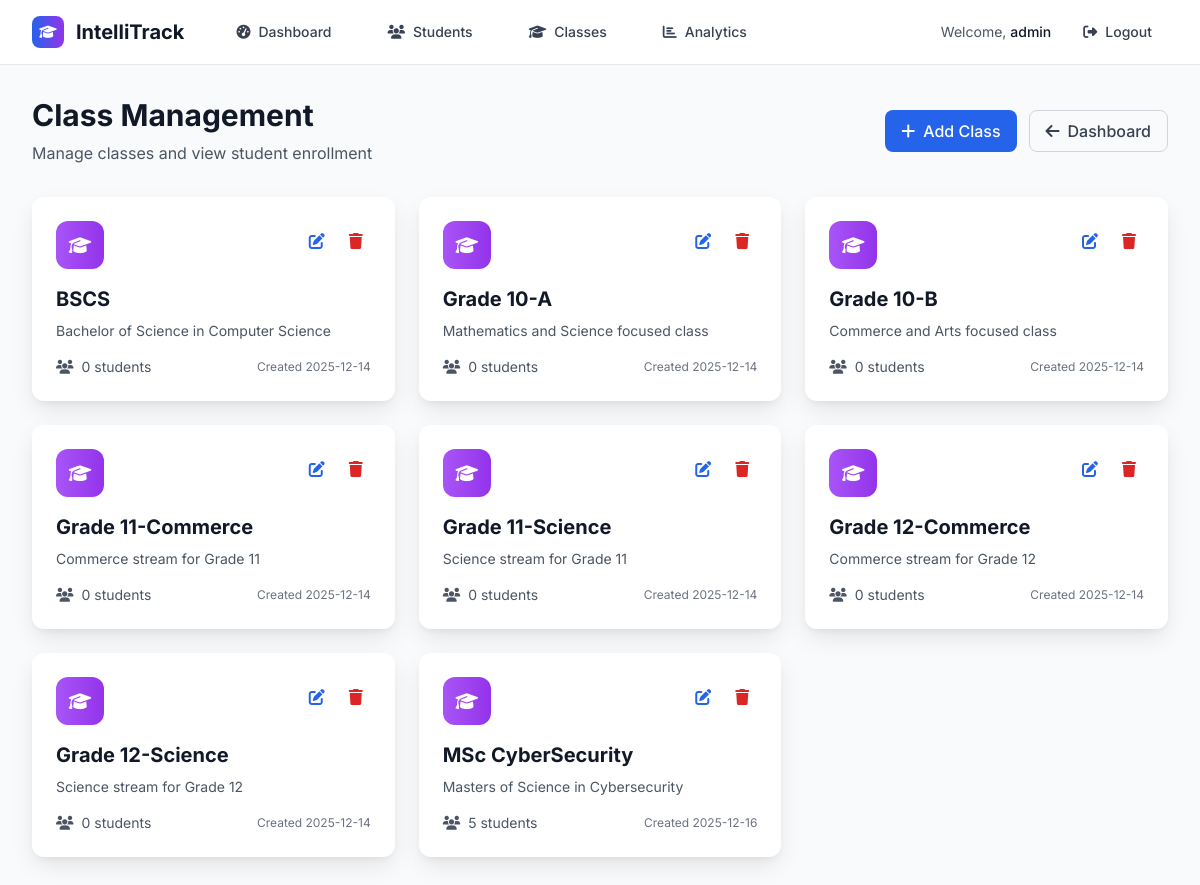
Page /classes (signed in) on the committed database.
### tables this page shows
CREATE TABLE classes (
            id INTEGER PRIMARY KEY AUTOINCREMENT,
            name TEXT UNIQUE NOT NULL,
            description TEXT,
            created_at TIMESTAMP DEFAULT CURRENT_TIMESTAMP
        );

### backend/routes.py (the view)
    @app.route('/classes')
    @login_required
    def view_classes():
        conn = get_db_connection()
        sort_by = request.args.get('sort_by', 'name')  # Default sort by name
        sort_order = request.args.get('sort_order', 'asc')  # Default ascending
        search_term = request.args.get('search', '')  # Search by class name
        query = '''
            SELECT c.*, COUNT(s.id) as student_count
            FROM classes c
            LEFT JOIN students s ON c.id = s.class_id
            WHERE 1=1
        '''
        params = []
        if search_term:
            query += ' AND c.name LIKE ?'
            search_pattern = f'%{search_term}%'
            params.append(search_pattern)
        query += ' GROUP BY c.id'
        valid_sort_columns = {
            'name': 'c.name',
            'students': 'student_count',
            'created': 'c.created_at'
        }
        sort_column = valid_sort_columns.get(sort_by, 'c.name')
        sort_order = 'ASC' if sort_order.lower() == 'asc' else 'DESC'
        query += f' ORDER BY {sort_column} {sort_order}'
        classes = conn.execute(query, params).fetchall()
        conn.close()
        return render_template('view_classes.html',
                             classes=classes,
                             current_sort=sort_by,
                             current_order=sort_order,
                             current_search=search_term)

### backend/auth.py (called while the page is built)
def login_required(f):
    @wraps(f)
    def decorated_function(*args, **kwargs):
        if 'logged_in' not in session:
            return redirect(url_for('login'))
        return f(*args, **kwargs)
    return decorated_function

### backend/db.py (called while the page is built)
def get_db_connection():
    conn = sqlite3.connect(DATABASE)
    conn.row_factory = sqlite3.Row
    return conn

### frontend/templates/view_classes.html (shortened to what this page needs)
{% extends "base.html" %}
{% block content %}
<div class="min-h-screen bg-gray-50 py-8">
    <div class="max-w-7xl mx-auto px-4 sm:px-6 lg:px-8">
        <div class="flex flex-col sm:flex-row justify-between items-start sm:items-center mb-8">
            <div class="mb-4 sm:mb-0">
                <h1 class="text-3xl font-bold text-gray-900 mb-2">Class Management</h1>
                <p class="text-gray-600">Manage classes and view student enrollment</p>
            </div>
            <div class="flex gap-3">
                <a href="{{ url_for('add_class') }}" class="inline-flex items-center px-4 py-2 bg-blue-600 text-white rounded-lg hover:bg-blue-700 transition-colors font-medium">
                    <i class="fas fa-plus mr-2"></i>Add Class
                </a>
                <a href="{{ url_for('dashboard') }}" class="inline-flex items-center px-4 py-2 border border-gray-300 text-gray-700 rounded-lg hover:bg-gray-50 transition-colors font-medium">
                    <i class="fas fa-arrow-left mr-2"></i>Dashboard
                </a>
            </div>
        </div>
        <div class="grid grid-cols-1 md:grid-cols-2 lg:grid-cols-3 gap-6">
            {% for class_info in classes %}
            <div class="card-shadow bg-white rounded-xl p-6 hover:shadow-xl transition-all duration-300">
                <div class="flex items-start justify-between mb-4">
                    <div class="w-12 h-12 bg-gradient-to-r from-purple-500 to-purple-600 rounded-xl flex items-center justify-center">
                        <i class="fas fa-graduation-cap text-white text-lg"></i>
                    </div>
                    <div class="flex gap-2">
                        <a href="{{ url_for('edit_class', id=class_info.id) }}"
                           class="p-2 text-blue-600 hover:bg-blue-50 rounded-lg transition-colors">
                            <i class="fas fa-edit"></i>
                        </a>
                        <button onclick="confirmDelete({{ class_info.id }}, '{{ class_info.name }}', {{ class_info.student_count }})"
                               class="p-2 text-red-600 hover:bg-red-50 rounded-lg transition-colors">
                            <i class="fas fa-trash"></i>
                        </button>
                    </div>
                </div>
                <div class="mb-4">
                    <h3 class="text-xl font-bold text-gray-900 mb-2">{{ class_info.name }}</h3>
                    {% if class_info.description %}
                        <p class="text-gray-600 text-sm">{{ class_info.description }}</p>
                    {% else %}
                        <p class="text-gray-400 text-sm italic">No description</p>
                    {% endif %}
                </div>
                <div class="flex items-center justify-between">
                    <div class="flex items-center text-sm text-gray-600">
                        <i class="fas fa-users mr-2"></i>
                        <span>{{ class_info.student_count }} student{{ 's' if class_info.student_count != 1 else '' }}</span>
                    </div>
                    <div class="text-xs text-gray-500">
                        Created {{ class_info.created_at[:10] if class_info.created_at else 'N/A' }}
                    </div>
                </div>
            </div>
            {% endfor %}
        </div>
    </div>
</div>
{% endblock %}

### frontend/templates/base.html (style rules this page uses)
body { font-family: 'Inter', sans-serif; }
.card-shadow { box-shadow: 0 10px 25px -3px rgba(0, 0, 0, 0.1), 0 4px 6px -2px rgba(0, 0, 0, 0.05); }

### rows in the picture
classes: name "BSCS", description "Bachelor of Science in Computer Science", student_count "0", student_count "s", created_at "2025-12-14"
classes: name "Grade 10-A", description "Mathematics and Science focused class", student_count "0", student_count "s", created_at "2025-12-14"
classes: name "Grade 10-B", description "Commerce and Arts focused class", student_count "0", student_count "s", created_at "2025-12-14"
classes: name "Grade 11-Commerce", description "Commerce stream for Grade 11", student_count "0", student_count "s", created_at "2025-12-14"
classes: name "Grade 11-Science", description "Science stream for Grade 11", student_count "0", student_count "s", created_at "2025-12-14"
classes: name "Grade 12-Commerce", description "Commerce stream for Grade 12", student_count "0", student_count "s", created_at "2025-12-14"
classes: name "Grade 12-Science", description "Science stream for Grade 12", student_count "0", student_count "s", created_at "2025-12-14"
classes: name "MSc CyberSecurity", description "Masters of Science in Cybersecurity", student_count "5", student_count "s", created_at "2025-12-16"

### other values in the picture
{{ session.username }} "admin"
